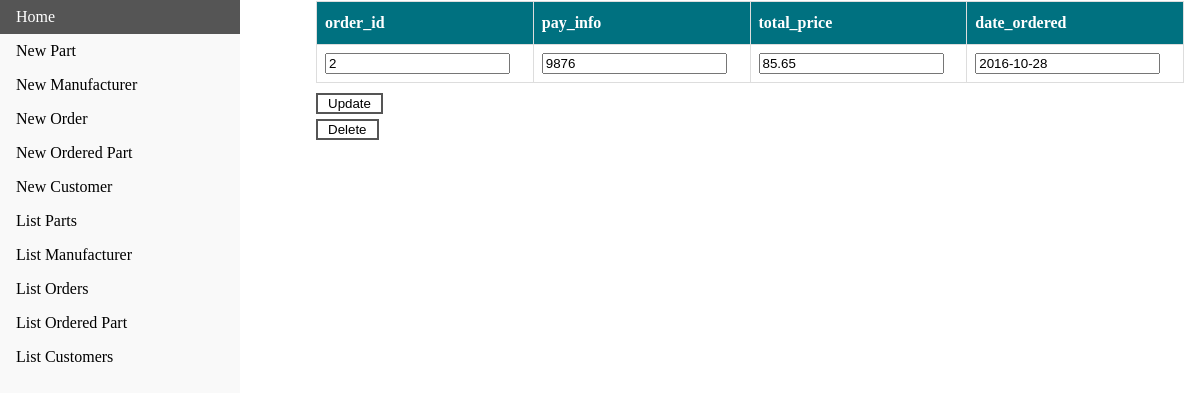
Page /display/order/2 on the committed database.
### tables this page shows
CREATE TABLE "order" (
order_id INTEGER NOT NULL PRIMARY KEY,
pay_info TEXT NOT NULL,
total_price REAL NOT NULL,
date_ordered TEXT NOT NULL );

### webpage.py (the view, shortened to what this page needs)
@app.route('/display/<itype>/<ident1>/<ident2>')
@app.route('/display/<itype>/<ident1>')
@app.route('/display')
def display(itype,ident1='Anon',ident2='Anon'):
    if itype == 'Anon':
        return render_template('index.html', msg="Enter a type to see a list")
    primk = {'part': 'part_id',
             'manufacturer': 'name',
             'customer': 'cust_id',
             'order': 'order_id'}
    con = sql.connect("test3.db")
    cur = con.cursor()
    cur.execute("SELECT * FROM '{}' WHERE {}=?".format(itype, primk[itype]), (ident1,))
    row = cur.fetchone()
    names = [description[0] for description in cur.description]
    tname = itype
    return render_template('display.html', row=row, names=names, tname=tname)

### templates/display.html (shortened to what this page needs)
<!doctype html>
<html>
  <head>
    <link rel="stylesheet" type="text/css" href="{{ url_for('static', filename='css/button.css') }}">
    <link rel="stylesheet" type="text/css" href="{{ url_for('static', filename='css/navbar.css') }}" />
    <link rel="stylesheet" type="text/css" href="{{ url_for('static', filename='css/table.css') }}" />
  </head>
  <body>
    <ul>
			<li><a href="/" >Home</a></li>
			<li><a href="/insert/part">New Part</a></li>
			<li><a href="/insert/man">New Manufacturer</a></li>
			<li><a href="/insert/order">New Order</a></li>
			<li><a href="/insert/op">New Ordered Part</a></li>
			<li><a href="/insert/cust">New Customer</a></li>
			<li><a href="/list/part">List Parts</a></li>
			<li><a href="/list/manufacturer">List Manufacturer</a></li>
			<li><a href="/list/order">List Orders</a></li>
			<li><a href="/list/ordered_part">List Ordered Part</a></li>
			<li><a href="/list/customer">List Customers</a></li>
		</ul>
    <div id="tb" style="margin-left:25%;padding:1px 16px;height:100%;">
      <form action="{{ url_for("modify", itype=tname) }}" method="post">
      <table>
        <thead>
          <tr>
            {% for col in names %}
            <th>{{ col }}</th>
            {% endfor %}
          </tr>
        </thead>
          <tr>
          {% for i in row %}
	    {% if names[loop.index0] not in ["name", "order_id", "part_id", "cust_id"] or (tname == "part" and names[loop.index0] == "name") %}
	    <td><input type=text value='{{ i }}' name={{ names[loop.index0] }}></td>
	    {% else %}
	    <td><input type=text value='{{ i }}' name={{ names[loop.index0] }} readonly></td>
	    {% endif %}
          {% endfor %}
          </tr>
      </table>
      <input class="button" style="margin-top: 10px" type=submit value="Update">
    </form>
    {% if tname != "ordered_part" %}
    <form action="{{ url_for('delete', itype=tname, ident=row[0]) }}" method="post">
	    <input class="button" type="submit" value="Delete" />
    </form>
    {% else %}
    <form action="{{ url_for('delete', itype=tname, ident=row[0], ident2=row[1]) }}" method="post">
	    <input class="button" type="submit" value="Delete" />
    </form>
    {% endif %}
  <body>
</html>

### static/css/button.css (style rules this page uses)
.button { background-color: white; color: black; border: 2px solid #555555; padding-left: 10px; padding-right: 10px; margin-top: 5px; }

### static/css/navbar.css (style rules this page uses)
body { margin: 0; }
ul { list-style-type: none; margin: 0; padding: 0; width: 20vw; background-color: #f1f1f175; position: fixed; height: 100%; overflow: auto; }
li a { display: block; color: #000; padding: 8px 16px; text-decoration: none; }

### static/css/table.css (style rules this page uses)
div { border-radius: 5px; background-color: #ffffffea; }
table { font-family: MuseoSans; border-collapse: collapse; width: 100%; }
tr { border-bottom: 1px solid #f2f2f2; }
th, td { border: 1px solid #ddd; padding: 8px; }
th { padding-top: 12px; padding-bottom: 12px; text-align: left; background-color: rgb(0, 113, 128); color: white; }

### rows in the picture
order: pay_info "9876", total_price "85.65", date_ordered "2016-10-28"

### other values in the picture
{{ col }} "order_id" "pay_info" "total_price" "date_ordered"
